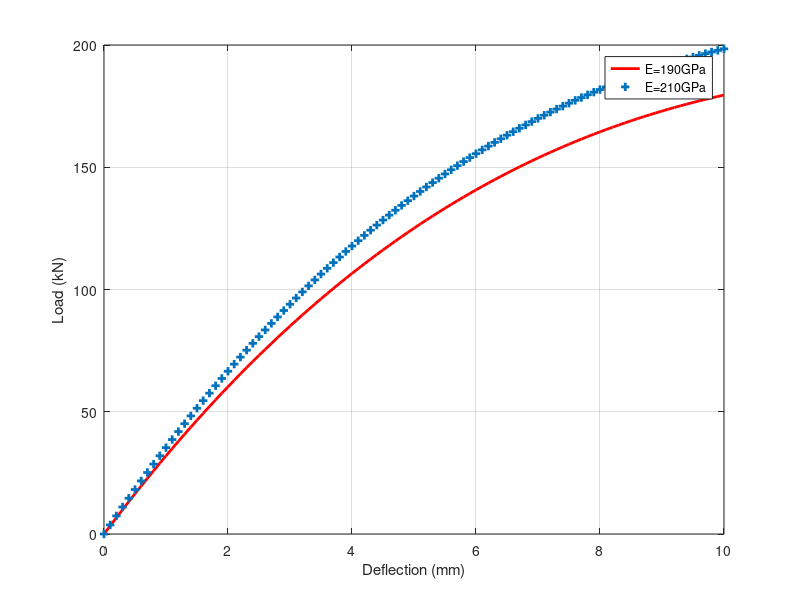
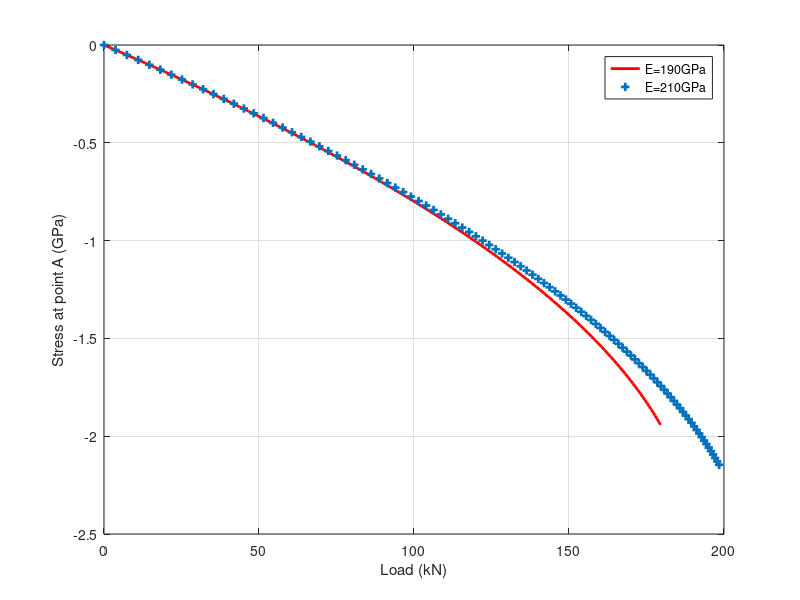
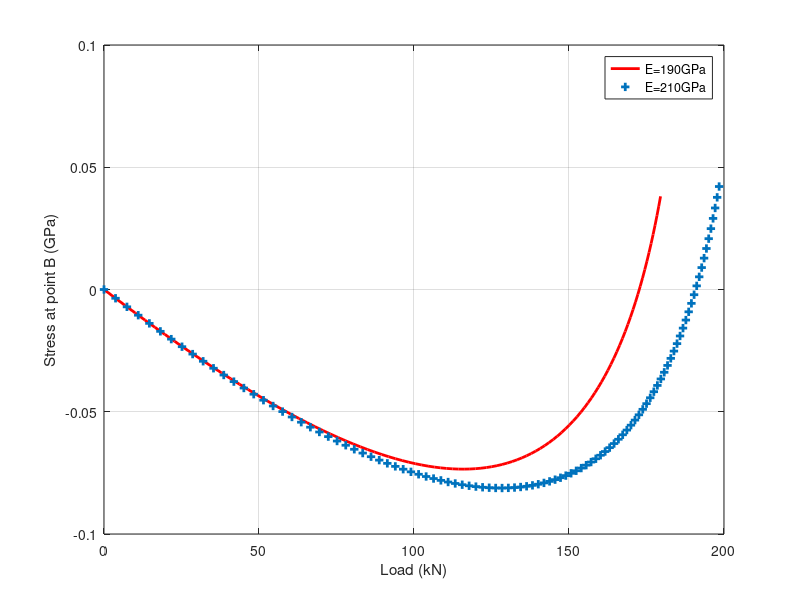

Write MATLAB code to recreate these figures, in order.
%% Roark's formulas
% Conical disk, or Belleville spring
clear all;
clc
close all;

%% Constants definition
% Disk geometry in mm
t = 12; % thickness
h = 18; % cone height
a = 225; % outer radius of the middle surface
b = 114; % inner radius of the middle surface
ab_ratio = a/b;

% Disk mechanical properties
E = [190 210]; % elastic modulus in GPa
nu = 0.3; % Poisson's coefficient

% Constants
% See Dubey et al. 2012
M = (6/(pi*log(ab_ratio)))*((ab_ratio-1)/(ab_ratio))^2;
C1 = (6/(pi*log(ab_ratio)))*(((ab_ratio-1)/(log(ab_ratio)))-1);
C2 = (6/(pi*log(ab_ratio)))*((ab_ratio-1)/2);

%% Load and stresses calculations
delta = 0:0.1:10; % deflection in mm

for ii = 1:length(E)
    % Load in kN
    P(:,ii) = ((E(ii).*delta)./((1-(nu^2)).*(M.*a.^2)).*...
        (((h-delta).*(h-(delta./2)).*t)+(t.^3)))';
    
    %           A
    % /--------/   \--------\
    %/--------/     \--------\
    %        B
    
    % Stress at point A in GPa
    sA(:,ii) = (-E(ii).*delta)./((1-(nu^2)).*(M.*a.^2)).*...
        (C1.*(h-(delta./2))+(C2.*t));
    
    % Stress at point B in GPa
    sB(:,ii) = (-E(ii).*delta)./((1-(nu^2)).*(M.*a.^2)).*...
        (C1.*(h-(delta./2))-(C2.*t));
end
%% Plots
colorPlot = ['r+' 'bx'];

figure;
for ii = 1:length(E)
    h1(ii) = plot(delta, P(:,ii), colorPlot(ii));
    xlabel('Deflection (mm)');
    ylabel('Load (kN)');
    hold on
end
legend(strcat('E=',num2str(E(1)),'GPa'), ...
    strcat('E=',num2str(E(2)),'GPa'));
grid on;

figure;
for ii = 1:length(E)
    h2(ii) = plot(P(:,ii), sA(:,ii), colorPlot(ii));
    xlabel('Load (kN)');
    ylabel('Stress at point A (GPa)');
    hold on
end
legend(strcat('E=',num2str(E(1)),'GPa'), ...
    strcat('E=',num2str(E(2)),'GPa'));
grid on;

figure;
for ii = 1:length(E)
    h3(ii) = plot(P(:,ii), sB(:,ii), colorPlot(ii));
    xlabel('Load (kN)');
    ylabel('Stress at point B (GPa)');
    hold on
end
legend(strcat('E=',num2str(E(1)),'GPa'), ...
    strcat('E=',num2str(E(2)),'GPa'));
grid on;

set([h1, h2, h3], 'Linewidth', 2);